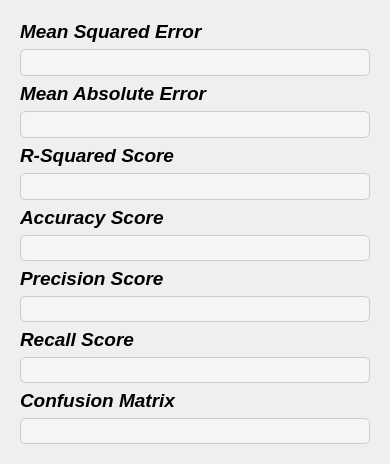
                         <widget class="QWidget" name="page_display_error_score">
                          <layout class="QHBoxLayout" name="horizontalLayout_18">
                           <item alignment="Qt::AlignHCenter">
                            <widget class="QWidget" name="widget_8" native="true">
                             <layout class="QVBoxLayout" name="verticalLayout_13">
                              <item>
                               <widget class="QLabel" name="mse_3">
                                <property name="minimumSize">
                                 <size>
                                  <width>350</width>
                                  <height>20</height>
                                 </size>
                                </property>
                                <property name="font">
                                 <font>
                                  <pointsize>14</pointsize>
                                  <italic>true</italic>
                                  <bold>true</bold>
                                 </font>
                                </property>
                                <property name="text">
                                 <string>Mean Squared Error</string>
                                </property>
                                <property name="textFormat">
                                 <enum>Qt::AutoText</enum>
                                </property>
                               </widget>
                              </item>
                              <item>
                               <widget class="QLabel" name="label_mse">
                                <property name="minimumSize">
                                 <size>
                                  <width>0</width>
                                  <height>20</height>
                                 </size>
                                </property>
                                <property name="maximumSize">
                                 <size>
                                  <width>16777215</width>
                                  <height>40</height>
                                 </size>
                                </property>
                                <property name="font">
                                 <font>
                                  <pointsize>10</pointsize>
                                  <bold>true</bold>
                                 </font>
                                </property>
                                <property name="styleSheet">
                                 <string notr="true">QLabel {
    background-color: #f5f5f5;
    border: 1px solid #ccc;
    border-radius: 5px;
    padding: 5px;
    selection-background-color: lightblue;
	color: #000000
}</string>
                                </property>
                                <property name="text">
                                 <string/>
                                </property>
                                <property name="textFormat">
                                 <enum>Qt::AutoText</enum>
                                </property>
                               </widget>
                              </item>
                              <item>
                               <widget class="QLabel" name="mae">
                                <property name="minimumSize">
                                 <size>
                                  <width>350</width>
                                  <height>20</height>
                                 </size>
                                </property>
                                <property name="font">
                                 <font>
                                  <pointsize>14</pointsize>
                                  <italic>true</italic>
                                  <bold>true</bold>
                                 </font>
                                </property>
                                <property name="text">
                                 <string>Mean Absolute Error</string>
                                </property>
                                <property name="textFormat">
                                 <enum>Qt::AutoText</enum>
                                </property>
                               </widget>
                              </item>
                              <item>
                               <widget class="QLabel" name="label_mae">
                                <property name="minimumSize">
                                 <size>
                                  <width>0</width>
                                  <height>20</height>
                                 </size>
                                </property>
                                <property name="maximumSize">
                                 <size>
                                  <width>16777215</width>
                                  <height>40</height>
                                 </size>
                                </property>
                                <property name="font">
                                 <font>
                                  <pointsize>10</pointsize>
                                  <bold>true</bold>
                                 </font>
                                </property>
                                <property name="styleSheet">
                                 <string notr="true">QLabel {
    background-color: #f5f5f5;
    border: 1px solid #ccc;
    border-radius: 5px;
    padding: 5px;
    selection-background-color: lightblue;
	color: #000000
}</string>
                                </property>
                                <property name="text">
                                 <string/>
                                </property>
                                <property name="textFormat">
                                 <enum>Qt::AutoText</enum>
                                </property>
                               </widget>
                              </item>
                              <item>
                               <widget class="QLabel" name="r2">
                                <property name="minimumSize">
                                 <size>
                                  <width>350</width>
                                  <height>20</height>
                                 </size>
                                </property>
                                <property name="font">
                                 <font>
                                  <pointsize>14</pointsize>
                                  <italic>true</italic>
                                  <bold>true</bold>
                                 </font>
                                </property>
                                <property name="text">
                                 <string>R-Squared Score</string>
                                </property>
                                <property name="textFormat">
                                 <enum>Qt::AutoText</enum>
                                </property>
                               </widget>
                              </item>
                              <item>
                               <widget class="QLabel" name="label_r2">
                                <property name="minimumSize">
                                 <size>
                                  <width>0</width>
                                  <height>20</height>
                                 </size>
                                </property>
                                <property name="maximumSize">
                                 <size>
                                  <width>16777215</width>
                                  <height>40</height>
                                 </size>
                                </property>
                                <property name="font">
                                 <font>
                                  <pointsize>10</pointsize>
                                  <bold>true</bold>
                                 </font>
                                </property>
                                <property name="styleSheet">
                                 <string notr="true">QLabel {
    background-color: #f5f5f5;
    border: 1px solid #ccc;
    border-radius: 5px;
    padding: 5px;
    selection-background-color: lightblue;
	color: #000000
}</string>
                                </property>
                                <property name="text">
                                 <string/>
                                </property>
                                <property name="textFormat">
                                 <enum>Qt::AutoText</enum>
                                </property>
                               </widget>
                              </item>
                              <item>
                               <widget class="QLabel" name="label_17">
                                <property name="font">
                                 <font>
                                  <pointsize>14</pointsize>
                                  <italic>true</italic>
                                  <bold>true</bold>
                                 </font>
                                </property>
                                <property name="text">
                                 <string>Accuracy Score</string>
                                </property>
                               </widget>
                              </item>
                              <item>
                               <widget class="QLabel" name="label_accuracy">
                                <property name="styleSheet">
                                 <string notr="true">QLabel {
    background-color: #f5f5f5;
    border: 1px solid #ccc;
    border-radius: 5px;
    padding: 5px;
    selection-background-color: lightblue;
	color: #000000
}</string>
                                </property>
                                <property name="text">
                                 <string/>
                                </property>
                               </widget>
                              </item>
                              <item>
                               <widget class="QLabel" name="label_19">
                                <property name="font">
                                 <font>
                                  <pointsize>14</pointsize>
                                  <italic>true</italic>
                                  <bold>true</bold>
                                 </font>
                                </property>
                                <property name="text">
                                 <string>Precision Score</string>
                                </property>
                               </widget>
                              </item>
                              <item>
                               <widget class="QLabel" name="label_precision">
                                <property name="styleSheet">
                                 <string notr="true">QLabel {
    background-color: #f5f5f5;
    border: 1px solid #ccc;
    border-radius: 5px;
    padding: 5px;
    selection-background-color: lightblue;
	color: #000000
}</string>
                                </property>
                                <property name="text">
                                 <string/>
                                </property>
                               </widget>
                              </item>
                              <item>
                               <widget class="QLabel" name="label_21">
                                <property name="font">
                                 <font>
                                  <pointsize>14</pointsize>
                                  <italic>true</italic>
                                  <bold>true</bold>
                                 </font>
                                </property>
                                <property name="text">
                                 <string>Recall Score</string>
                                </property>
                               </widget>
                              </item>
                              <item>
                               <widget class="QLabel" name="label_recall">
                                <property name="styleSheet">
                                 <string notr="true">QLabel {
    background-color: #f5f5f5;
    border: 1px solid #ccc;
    border-radius: 5px;
    padding: 5px;
    selection-background-color: lightblue;
	color: #000000
}</string>
                                </property>
                                <property name="text">
                                 <string/>
                                </property>
                               </widget>
                              </item>
                              <item>
                               <widget class="QLabel" name="label_23">
                                <property name="font">
                                 <font>
                                  <pointsize>14</pointsize>
                                  <italic>true</italic>
                                  <bold>true</bold>
                                 </font>
                                </property>
                                <property name="text">
                                 <string>Confusion Matrix</string>
                                </property>
                               </widget>
                              </item>
                              <item>
                               <widget class="QLabel" name="label_conf_matrix">
                                <property name="styleSheet">
                                 <string notr="true">QLabel {
    background-color: #f5f5f5;
    border: 1px solid #ccc;
    border-radius: 5px;
    padding: 5px;
    selection-background-color: lightblue;
	color: #000000
}</string>
                                </property>
                                <property name="text">
                                 <string/>
                                </property>
                               </widget>
                              </item>
                             </layout>
                            </widget>
                           </item>
                          </layout>
                         </widget>
